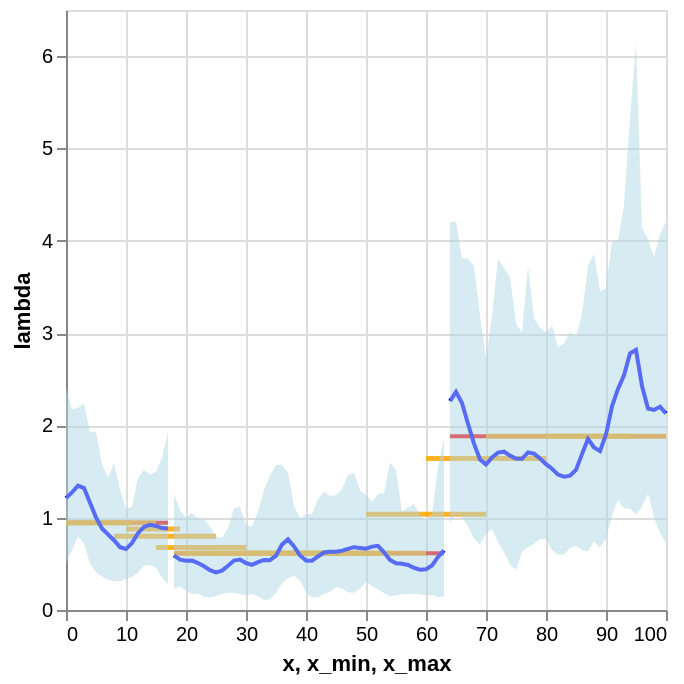

Notebook source saved alongside this figure:
### Code cell
plot_posterior_lam(df_expanded, df_rates, mcmc_samples)

### Figure 1 — Vega-Lite specification as saved in the notebook (floating-point values rounded to 4 significant figures)
{"config": {"view": {"continuousWidth": 300, "continuousHeight": 300}}, "layer": [{"data": {"name": "data-ccaf140e09f93fac522d90e99c49d157"}, "mark": {"type": "line", "color": "red"}, "encoding": {"detail": {"field": "segment", "type": "nominal"}, "x": {"field": "x", "type": "quantitative"}, "y": {"field": "lambda", "title": "lambda", "type": "quantitative"}}}, {"data": {"name": "data-f77c8e4c605da7fa41a5ea27eef36e56"}, "mark": {"type": "rule", "color": "orange", "opacity": 0.85, "strokeWidth": 2.5}, "encoding": {"x": {"field": "x_min", "type": "quantitative"}, "x2": {"field": "x_max"}, "y": {"field": "lambda_obs", "title": "lambda", "type": "quantitative"}}}, {"data": {"name": "data-ccaf140e09f93fac522d90e99c49d157"}, "mark": {"type": "line", "color": "blue"}, "encoding": {"detail": {"field": "segment", "type": "nominal"}, "x": {"field": "x", "type": "quantitative"}, "y": {"field": "lam", "title": "lambda", "type": "quantitative"}}}, {"data": {"name": "data-ccaf140e09f93fac522d90e99c49d157"}, "mark": {"type": "area", "color": "lightblue", "opacity": 0.5}, "encoding": {"detail": {"field": "segment", "type": "nominal"}, "x": {"field": "x", "type": "quantitative"}, "y": {"field": "lam_lower", "title": "lambda", "type": "quantitative"}, "y2": {"field": "lam_upper", "title": "lambda"}}}], "$schema": "https://vega.github.io/schema/vega-lite/v6.1.0.json", "datasets": {"data-ccaf140e09f93fac522d90e99c49d157": [{"x": 0, "lambda": 0.9442, "lam": 1.212, "lam_lower": 0.5155, "lam_upper": 2.398, "segment": 0}, {"x": 1, "lambda": 0.9442, "lam": 1.273, "lam_lower": 0.6484, "lam_upper": 2.175, "segment": 0}, {"x": 2, "lambda": 0.9442, "lam": 1.347, "lam_lower": 0.7972, "lam_upper": 2.187, "segment": 0}, {"x": 3, "lambda": 0.9442, "lam": 1.321, "lam_lower": 0.7191, "lam_upper": 2.238, "segment": 0}, {"x": 4, "lambda": 0.9442, "lam": 1.163, "lam_lower": 0.5031, "lam_upper": 1.929, "segment": 0}, {"x": 5, "lambda": 0.9442, "lam": 1.004, "lam_lower": 0.4091, "lam_upper": 1.923, "segment": 0}, {"x": 6, "lambda": 0.9442, "lam": 0.8834, "lam_lower": 0.3625, "lam_upper": 1.578, "segment": 0}, {"x": 7, "lambda": 0.9442, "lam": 0.8195, "lam_lower": 0.3288, "lam_upper": 1.429, "segment": 0}, {"x": 8, "lambda": 0.9442, "lam": 0.7561, "lam_lower": 0.3139, "lam_upper": 1.59, "segment": 0}, {"x": 9, "lambda": 0.9442, "lam": 0.681, "lam_lower": 0.311, "lam_upper": 1.307, "segment": 0}, {"x": 10, "lambda": 0.9442, "lam": 0.6617, "lam_lower": 0.3368, "lam_upper": 1.1, "segment": 0}, {"x": 11, "lambda": 0.9442, "lam": 0.7252, "lam_lower": 0.3599, "lam_upper": 1.119, "segment": 0}, {"x": 12, "lambda": 0.9442, "lam": 0.8325, "lam_lower": 0.3995, "lam_upper": 1.43, "segment": 0}, {"x": 13, "lambda": 0.9442, "lam": 0.9002, "lam_lower": 0.4784, "lam_upper": 1.52, "segment": 0}, {"x": 14, "lambda": 0.9442, "lam": 0.9235, "lam_lower": 0.4874, "lam_upper": 1.469, "segment": 0}, {"x": 15, "lambda": 0.9442, "lam": 0.9103, "lam_lower": 0.4555, "lam_upper": 1.497, "segment": 0}, {"x": 16, "lambda": 0.9442, "lam": 0.888, "lam_lower": 0.3527, "lam_upper": 1.65, "segment": 0}, {"x": 17, "lambda": 0.9442, "lam": 0.8841, "lam_lower": 0.2822, "lam_upper": 1.931, "segment": 0}, {"x": 18, "lambda": 0.6159, "lam": 0.5908, "lam_lower": 0.232, "lam_upper": 1.261, "segment": 1}, {"x": 19, "lambda": 0.6159, "lam": 0.5446, "lam_lower": 0.2578, "lam_upper": 1.08, "segment": 1}, {"x": 20, "lambda": 0.6159, "lam": 0.5336, "lam_lower": 0.2087, "lam_upper": 0.9967, "segment": 1}, {"x": 21, "lambda": 0.6159, "lam": 0.5348, "lam_lower": 0.1724, "lam_upper": 1.053, "segment": 1}, {"x": 22, "lambda": 0.6159, "lam": 0.508, "lam_lower": 0.1793, "lam_upper": 0.9889, "segment": 1}, {"x": 23, "lambda": 0.6159, "lam": 0.4734, "lam_lower": 0.1419, "lam_upper": 0.9823, "segment": 1}, {"x": 24, "lambda": 0.6159, "lam": 0.4304, "lam_lower": 0.1322, "lam_upper": 0.9025, "segment": 1}, {"x": 25, "lambda": 0.6159, "lam": 0.4083, "lam_lower": 0.149, "lam_upper": 0.8019, "segment": 1}, {"x": 26, "lambda": 0.6159, "lam": 0.427, "lam_lower": 0.1738, "lam_upper": 0.7799, "segment": 1}, {"x": 27, "lambda": 0.6159, "lam": 0.4793, "lam_lower": 0.183, "lam_upper": 0.8917, "segment": 1}, {"x": 28, "lambda": 0.6159, "lam": 0.5359, "lam_lower": 0.1893, "lam_upper": 1.099, "segment": 1}, {"x": 29, "lambda": 0.6159, "lam": 0.546, "lam_lower": 0.1727, "lam_upper": 1.122, "segment": 1}, {"x": 30, "lambda": 0.6159, "lam": 0.5082, "lam_lower": 0.1591, "lam_upper": 0.9164, "segment": 1}, {"x": 31, "lambda": 0.6159, "lam": 0.4898, "lam_lower": 0.1731, "lam_upper": 0.908, "segment": 1}, {"x": 32, "lambda": 0.6159, "lam": 0.519, "lam_lower": 0.1492, "lam_upper": 1.071, "segment": 1}, {"x": 33, "lambda": 0.6159, "lam": 0.5426, "lam_lower": 0.1079, "lam_upper": 1.299, "segment": 1}, {"x": 34, "lambda": 0.6159, "lam": 0.5386, "lam_lower": 0.1156, "lam_upper": 1.456, "segment": 1}, {"x": 35, "lambda": 0.6159, "lam": 0.5886, "lam_lower": 0.1877, "lam_upper": 1.574, "segment": 1}, {"x": 36, "lambda": 0.6159, "lam": 0.7082, "lam_lower": 0.2889, "lam_upper": 1.572, "segment": 1}, {"x": 37, "lambda": 0.6159, "lam": 0.7652, "lam_lower": 0.3468, "lam_upper": 1.489, "segment": 1}, {"x": 38, "lambda": 0.6159, "lam": 0.6897, "lam_lower": 0.3698, "lam_upper": 1.127, "segment": 1}, {"x": 39, "lambda": 0.6159, "lam": 0.5913, "lam_lower": 0.3183, "lam_upper": 0.9875, "segment": 1}, {"x": 40, "lambda": 0.6159, "lam": 0.5355, "lam_lower": 0.1885, "lam_upper": 1.041, "segment": 1}, {"x": 41, "lambda": 0.6159, "lam": 0.5345, "lam_lower": 0.1366, "lam_upper": 1.039, "segment": 1}, {"x": 42, "lambda": 0.6159, "lam": 0.5798, "lam_lower": 0.1393, "lam_upper": 1.202, "segment": 1}, {"x": 43, "lambda": 0.6159, "lam": 0.623, "lam_lower": 0.1773, "lam_upper": 1.281, "segment": 1}, {"x": 44, "lambda": 0.6159, "lam": 0.6321, "lam_lower": 0.1971, "lam_upper": 1.235, "segment": 1}, {"x": 45, "lambda": 0.6159, "lam": 0.631, "lam_lower": 0.2516, "lam_upper": 1.243, "segment": 1}, {"x": 46, "lambda": 0.6159, "lam": 0.6422, "lam_lower": 0.2356, "lam_upper": 1.312, "segment": 1}, {"x": 47, "lambda": 0.6159, "lam": 0.6622, "lam_lower": 0.1922, "lam_upper": 1.463, "segment": 1}, {"x": 48, "lambda": 0.6159, "lam": 0.6806, "lam_lower": 0.1862, "lam_upper": 1.485, "segment": 1}, {"x": 49, "lambda": 0.6159, "lam": 0.6726, "lam_lower": 0.2272, "lam_upper": 1.293, "segment": 1}, {"x": 50, "lambda": 0.6159, "lam": 0.6647, "lam_lower": 0.3063, "lam_upper": 1.243, "segment": 1}, {"x": 51, "lambda": 0.6159, "lam": 0.6866, "lam_lower": 0.2585, "lam_upper": 1.175, "segment": 1}, {"x": 52, "lambda": 0.6159, "lam": 0.6947, "lam_lower": 0.2259, "lam_upper": 1.254, "segment": 1}, {"x": 53, "lambda": 0.6159, "lam": 0.6251, "lam_lower": 0.1846, "lam_upper": 1.269, "segment": 1}, {"x": 54, "lambda": 0.6159, "lam": 0.5431, "lam_lower": 0.1488, "lam_upper": 1.597, "segment": 1}, {"x": 55, "lambda": 0.6159, "lam": 0.506, "lam_lower": 0.1575, "lam_upper": 1.517, "segment": 1}, {"x": 56, "lambda": 0.6159, "lam": 0.5009, "lam_lower": 0.1731, "lam_upper": 1.065, "segment": 1}, {"x": 57, "lambda": 0.6159, "lam": 0.4872, "lam_lower": 0.1707, "lam_upper": 1.114, "segment": 1}, {"x": 58, "lambda": 0.6159, "lam": 0.4561, "lam_lower": 0.1756, "lam_upper": 1.145, "segment": 1}, {"x": 59, "lambda": 0.6159, "lam": 0.4364, "lam_lower": 0.1699, "lam_upper": 1.034, "segment": 1}, {"x": 60, "lambda": 0.6159, "lam": 0.4422, "lam_lower": 0.157, "lam_upper": 0.9685, "segment": 1}, {"x": 61, "lambda": 0.6159, "lam": 0.4814, "lam_lower": 0.1623, "lam_upper": 1.038, "segment": 1}, {"x": 62, "lambda": 0.6159, "lam": 0.5748, "lam_lower": 0.1368, "lam_upper": 1.548, "segment": 1}, {"x": 63, "lambda": 0.6159, "lam": 0.6464, "lam_lower": 0.146, "lam_upper": 1.857, "segment": 1}, {"x": 64, "lambda": 1.882, "lam": 2.263, "lam_lower": 0.9491, "lam_upper": 4.201, "segment": 2}, {"x": 65, "lambda": 1.882, "lam": 2.363, "lam_lower": 1.032, "lam_upper": 4.21, "segment": 2}, {"x": 66, "lambda": 1.882, "lam": 2.242, "lam_lower": 1.001, "lam_upper": 3.811, "segment": 2}, {"x": 67, "lambda": 1.882, "lam": 2.018, "lam_lower": 0.9063, "lam_upper": 3.807, "segment": 2}, {"x": 68, "lambda": 1.882, "lam": 1.802, "lam_lower": 0.7718, "lam_upper": 3.724, "segment": 2}, {"x": 69, "lambda": 1.882, "lam": 1.63, "lam_lower": 0.7088, "lam_upper": 3.185, "segment": 2}, {"x": 70, "lambda": 1.882, "lam": 1.577, "lam_lower": 0.8279, "lam_upper": 2.72, "segment": 2}, {"x": 71, "lambda": 1.882, "lam": 1.652, "lam_lower": 0.8736, "lam_upper": 3.185, "segment": 2}, {"x": 72, "lambda": 1.882, "lam": 1.705, "lam_lower": 0.7332, "lam_upper": 3.806, "segment": 2}, {"x": 73, "lambda": 1.882, "lam": 1.715, "lam_lower": 0.6247, "lam_upper": 3.704, "segment": 2}, {"x": 74, "lambda": 1.882, "lam": 1.672, "lam_lower": 0.4928, "lam_upper": 3.606, "segment": 2}, {"x": 75, "lambda": 1.882, "lam": 1.642, "lam_lower": 0.4328, "lam_upper": 3.104, "segment": 2}, {"x": 76, "lambda": 1.882, "lam": 1.639, "lam_lower": 0.632, "lam_upper": 3.007, "segment": 2}, {"x": 77, "lambda": 1.882, "lam": 1.707, "lam_lower": 0.6811, "lam_upper": 3.719, "segment": 2}, {"x": 78, "lambda": 1.882, "lam": 1.694, "lam_lower": 0.7168, "lam_upper": 3.164, "segment": 2}, {"x": 79, "lambda": 1.882, "lam": 1.641, "lam_lower": 0.7683, "lam_upper": 3.057, "segment": 2}, {"x": 80, "lambda": 1.882, "lam": 1.58, "lam_lower": 0.7703, "lam_upper": 3.01, "segment": 2}, {"x": 81, "lambda": 1.882, "lam": 1.53, "lam_lower": 0.649, "lam_upper": 3.084, "segment": 2}, {"x": 82, "lambda": 1.882, "lam": 1.467, "lam_lower": 0.5998, "lam_upper": 2.847, "segment": 2}, {"x": 83, "lambda": 1.882, "lam": 1.444, "lam_lower": 0.5991, "lam_upper": 2.884, "segment": 2}, {"x": 84, "lambda": 1.882, "lam": 1.455, "lam_lower": 0.6713, "lam_upper": 3.015, "segment": 2}, {"x": 85, "lambda": 1.882, "lam": 1.517, "lam_lower": 0.6933, "lam_upper": 2.954, "segment": 2}, {"x": 86, "lambda": 1.882, "lam": 1.688, "lam_lower": 0.6528, "lam_upper": 3.209, "segment": 2}, {"x": 87, "lambda": 1.882, "lam": 1.854, "lam_lower": 0.6336, "lam_upper": 3.732, "segment": 2}, {"x": 88, "lambda": 1.882, "lam": 1.761, "lam_lower": 0.7453, "lam_upper": 3.857, "segment": 2}, {"x": 89, "lambda": 1.882, "lam": 1.721, "lam_lower": 0.6731, "lam_upper": 3.455, "segment": 2}, {"x": 90, "lambda": 1.882, "lam": 1.901, "lam_lower": 0.7759, "lam_upper": 3.484, "segment": 2}, {"x": 91, "lambda": 1.882, "lam": 2.207, "lam_lower": 1.024, "lam_upper": 3.996, "segment": 2}, {"x": 92, "lambda": 1.882, "lam": 2.395, "lam_lower": 1.185, "lam_upper": 3.994, "segment": 2}, {"x": 93, "lambda": 1.882, "lam": 2.544, "lam_lower": 1.103, "lam_upper": 4.392, "segment": 2}, {"x": 94, "lambda": 1.882, "lam": 2.78, "lam_lower": 1.099, "lam_upper": 5.33, "segment": 2}, {"x": 95, "lambda": 1.882, "lam": 2.817, "lam_lower": 1.031, "lam_upper": 6.134, "segment": 2}, {"x": 96, "lambda": 1.882, "lam": 2.426, "lam_lower": 1.121, "lam_upper": 4.143, "segment": 2}, {"x": 97, "lambda": 1.882, "lam": 2.183, "lam_lower": 1.261, "lam_upper": 4.012, "segment": 2}, {"x": 98, "lambda": 1.882, "lam": 2.167, "lam_lower": 1.003, "lam_upper": 3.823, "segment": 2}, {"x": 99, "lambda": 1.882, "lam": 2.202, "lam_lower": 0.8355, "lam_upper": 4.07, "segment": 2}, {"x": 100, "lambda": 1.882, "lam": 2.13, "lam_lower": 0.7253, "lam_upper": 4.207, "segment": 2}], "data-f77c8e4c605da7fa41a5ea27eef36e56": [{"obs_interval": "[0,12)", "x_min": 0, "x_max": 11, "lambda_obs": 0.9442}, {"obs_interval": "[0,5]", "x_min": 0, "x_max": 5, "lambda_obs": 0.9442}, {"obs_interval": "[10,20)", "x_min": 10, "x_max": 19, "lambda_obs": 0.8785}, {"obs_interval": "[15,30]", "x_min": 15, "x_max": 30, "lambda_obs": 0.6774}, {"obs_interval": "[18,35)", "x_min": 18, "x_max": 34, "lambda_obs": 0.6159}, {"obs_interval": "[20,40]", "x_min": 20, "x_max": 40, "lambda_obs": 0.6159}, {"obs_interval": "[25,45)", "x_min": 25, "x_max": 44, "lambda_obs": 0.6159}, {"obs_interval": "[30,50]", "x_min": 30, "x_max": 50, "lambda_obs": 0.6159}, {"obs_interval": "[35,55)", "x_min": 35, "x_max": 54, "lambda_obs": 0.6159}, {"obs_interval": "[40,60]", "x_min": 40, "x_max": 60, "lambda_obs": 0.6159}, {"obs_interval": "[5,15]", "x_min": 5, "x_max": 15, "lambda_obs": 0.9442}, {"obs_interval": "[50,70]", "x_min": 50, "x_max": 70, "lambda_obs": 1.038}, {"obs_interval": "[60,80]", "x_min": 60, "x_max": 80, "lambda_obs": 1.64}, {"obs_interval": "[70,90]", "x_min": 70, "x_max": 90, "lambda_obs": 1.882}, {"obs_interval": "[8,25]", "x_min": 8, "x_max": 25, "lambda_obs": 0.7983}, {"obs_interval": "[80,95)", "x_min": 80, "x_max": 94, "lambda_obs": 1.882}, {"obs_interval": "[90,100]", "x_min": 90, "x_max": 100, "lambda_obs": 1.882}]}}
